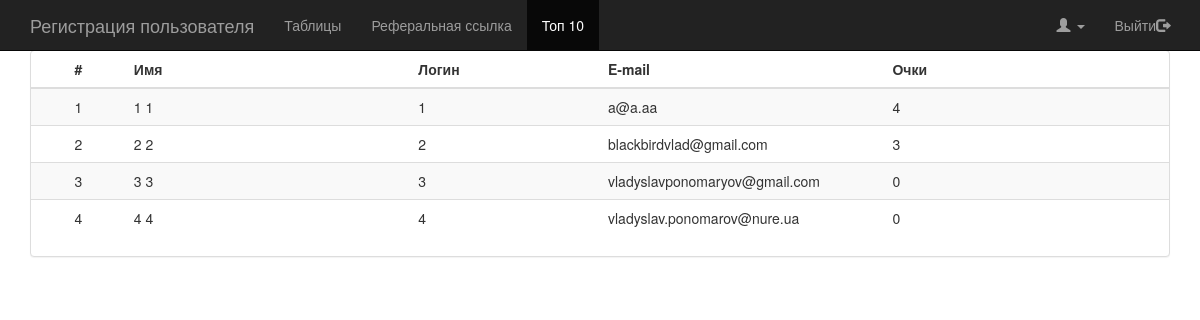
Screenshot of /top/ (signed in) with the database file from the repository.
### ref/models.py (models this page shows)
class ReferalUser(models.Model):
    user_stat = models.OneToOneField(User, unique=True)
    point = models.PositiveSmallIntegerField(default=0)
    referal = models.EmailField(max_length=225, null=True, blank=True, default=None)
    class Meta:
        ordering = ["-point"]

### ref/views.py (the view)
# urls.py: url(r'^top/$', top10, name='top'),
@login_required
def top10(request):
    all_users = ReferalUser.objects.all().order_by('-point')
    if len(all_users) > 10:
        all_users = all_users[:10]
    return render(request, 'ref/top.html', {'top': all_users})

### templates/ref/top.html (shortened to what this page needs)
{% extends 'base.html' %}
{% block navbar-header %}
    <a class="navbar-brand">Регистрация пользователя</a>
{% endblock %}
{% block navigation %}
    <li><a href="/tables/">Таблицы</a></li>
    <li><a href="/gen_ref/">Реферальная ссылка</a></li>
    <li class="active"><a href="/top/">Топ 10</a></li>
{% endblock %}
{% block content %}
<div class="container">
    <div class="panel panel-default panel-my">
        <div>
                <table class="local_admin_table table table-striped" id="top_table">
                    <thead>
                        <tr>
                            <th class="col-sm-1" style="text-align: center;">#</th>
                            <th class="col-sm-3">Имя</th>
                            <th class="col-sm-2">Логин</th>
                            <th class="col-sm-3">E-mail</th>
                            <th class="col-sm-3">Очки</th>
                        </tr>
                    </thead>
                    <tbody>
                        {% for u in top %}
                            <tr>
                                <td style="text-align: center;">{{ forloop.counter }}</td>
                                <td>{{ u.user_stat.first_name }} {{ u.user_stat.last_name }}</td>
                                <td>{{ u.user_stat.username }}</td>
                                <td>{{ u.user_stat.email }}</td>
                                <td>{{ u.point }}</td>
                            </tr>
                        {% endfor %}
                    </tbody>
                </table>
            </div>
        </div>
    </div>
{% endblock %}

### templates/base.html (shortened to what this page needs)
{% load static %}<!DOCTYPE html>
<html>
<head lang="en">
    <link rel="stylesheet" type="text/css" href="{% static "css/bootstrap.min.css" %}">
    <link rel="stylesheet" type="text/css" href="{% static "css/starter-template.css" %}">
</head>
<body>
<nav class="navbar navbar-inverse navbar-fixed-top">
    <div class="container">
        <div class="navbar-header">
            {% block navbar-header %}
            {% endblock %}
        </div>
        <div id="navbar" class="collapse navbar-collapse">
            <ul class="nav navbar-nav">
                {% block navigation %}
                {% endblock %}
            </ul>
            <ul class="navbar-right navbar-nav nav">
                <li class="dropdown">
                    <a class="dropdown-toggle" data-toggle="dropdown" role="button" aria-haspopup="true" aria-expanded="false">
                        <span class="glyphicon glyphicon-user"></span>
                        <span class="caret"></span>
                    </a>
                </li>
                <li><a href="/logout/" class="navbar-link">Выйти<span class="glyphicon glyphicon-log-out"></span></a>
                </li>
            </ul>
        </div>
    </div>
</nav>
{% block content %}
{% endblock %}
</body>
</html>

### static/css/starter-template.css (style rules this page uses)
body { padding-top: 50px; }

### rows the page displays
ReferalUser: user_stat.first_name "1", user_stat.last_name "1", user_stat.username "1", user_stat.email "a@a.aa", point "4"
ReferalUser: user_stat.first_name "2", user_stat.last_name "2", user_stat.username "2", user_stat.email "blackbirdvlad@gmail.com", point "3"
ReferalUser: user_stat.first_name "3", user_stat.last_name "3", user_stat.username "3", user_stat.email "vladyslavponomaryov@gmail.com", point "0"
ReferalUser: user_stat.first_name "4", user_stat.last_name "4", user_stat.username "4", user_stat.email "vladyslav.ponomarov@nure.ua", point "0"
